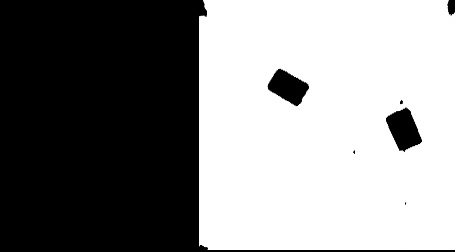
#> input picture Multiple-Camera-Single_Robot/input/C1/perss2.jpg, 455 x 252 px
$ python cut_black_edge.py   (older library calls are emulated)
#> lines starting #> are read from the running program, lines starting #| are printed output that depends on the picture; after the words box and inside, x2 and y2 are one past the last pixel; in counts of white or black regions, pixels touching at a corner belong together; long printed decimals are rounded
import cv2
import numpy as np

count = 0
obs=np.array((0,0))
def cut(size):
#> called with size = 2
    global count,obs
    for i in range(1, size+1):
        name = "./input/C"+str(i)+"/perss2.jpg"
        im_src = cv2.imread(name)
#> im_src is the input picture: shape (252, 455, 3); min 0, max 255, mean 137.6
        im_dst=cv2.bitwise_not(im_src)
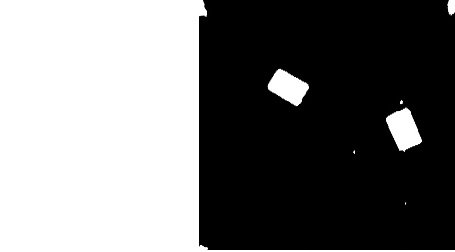
#> im_dst: shape (252, 455, 3); min 0, max 255, mean 117.4
        gray = cv2.cvtColor(im_dst, cv2.COLOR_BGR2GRAY)
        ret,gray = cv2.threshold(gray,127,255,0)
#> gray: shape (252, 455); 46% white; 7 white regions (3 under 20 px), largest, box (x1, y1, x2, y2) and area: (0, 0, 455, 252) 50796, (386, 108, 422, 152) 964, (268, 69, 309, 106) 894, (447, 0, 455, 15) 97
        kernel = np.ones((5,5),np.uint8)
        gray=cv2.erode(gray,kernel,iterations = 3);
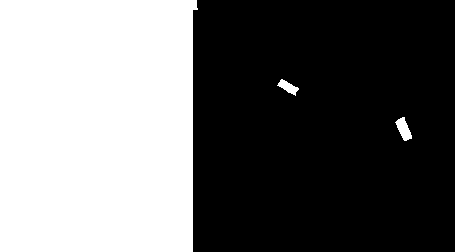
#> gray: shape (252, 455); 42.8% white; 3 white regions, box (x1, y1, x2, y2) and area: (0, 0, 198, 252) 48678, (395, 117, 412, 141) 224, (277, 79, 299, 96) 168
        gray=cv2.dilate(gray,kernel,iterations = 3);
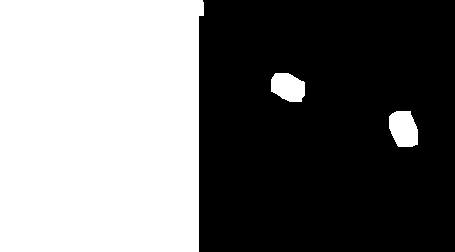
#> gray: shape (252, 455); 45.2% white; 3 white regions
        cv2.imshow('Iimage',gray)
        cv2.waitKey(0)
        (_,cnts, hie) = cv2.findContours(gray.copy(), cv2.RETR_LIST, cv2.CHAIN_APPROX_SIMPLE)
#> cnts = 3 contours; box (x1, y1, x2, y2) and area: (0, 0, 204, 252) 49772, (389, 111, 418, 147) 808, (271, 73, 305, 102) 731; hie = [[1, -1, -1, -1], [2, 0, -1, -1], [-1, 1, -1, -1]]
        mask = np.zeros(gray.shape[:2], dtype="uint8") * 255
        for c in cnts:
            area = cv2.contourArea(c)
            x,y,w,h = cv2.boundingRect(c)
            if area < 10000:
                count = count + 1
                x,y,w,h = cv2.boundingRect(c)
                M = cv2.moments(c)
                X = int(M["m10"] / M["m00"])
                Y = int(M["m01"] / M["m00"])
                temp=np.array([X,Y])
                t1=np.vstack((obs,temp))
                obs=t1
                text_file = open("./Matrices/obstacle.txt", "a")
                text_file.write("%d %d\n" % ((360-(X*360/500)),Y*200/255))
                print ((360-(X*360/500)),Y*200/255)
                text_file.close()
                cv2.drawContours(mask, [c], -1, (128,255,0), -1)
#> this loop made 3 passes
#> (area, count, X, Y) on passes 1 to 2: (807.5, 1, 403, 128), (731, 2, 287, 86)
#> area on pass 3: 49772
#| 69.840 100.392
#| 153.36 67.451
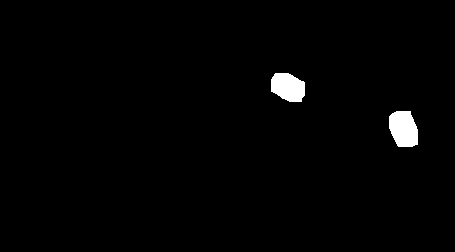
#> mask: shape (252, 455); values 0 (black) and 128 (white), 1.4% white; 2 white regions, box (x1, y1, x2, y2) and area: (389, 111, 418, 147) 860, (271, 73, 305, 102) 780
#> after the loop, count = 2
        cv2.imshow('Image',mask)
        cv2.waitKey(0)
        if i is 1:
        	im_done=mask
        im_done=cv2.bitwise_or(im_done,mask)
        ret,im_done = cv2.threshold(im_done,127,255,0)

        cv2.imshow('done',im_done)
        cv2.imwrite('./input/Output.jpg', im_done)
        cv2.waitKey(0)

cut(2)
a=cv2.imread('./input/Output.jpg')
#> a: shape (252, 455, 3); min 0, max 255, mean 3.6
a=cv2.bitwise_not(a)
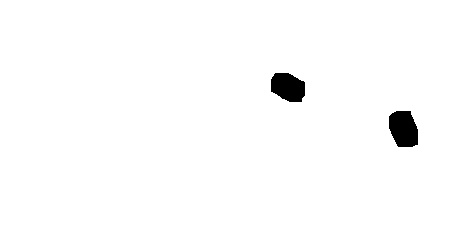
#> a: shape (252, 455, 3); min 0, max 255, mean 251.4
print(count)
#| 4
cv2.imwrite('./input/Output.jpg', a)
cv2.imshow('aaa',a)
cv2.waitKey(0)
